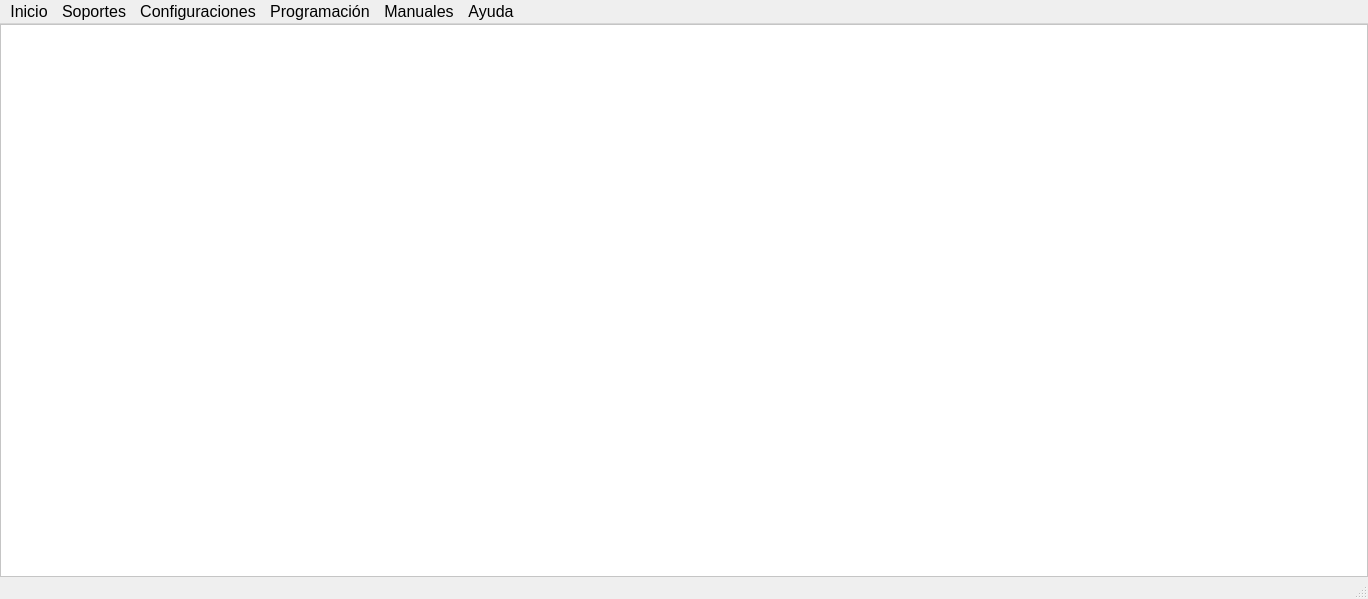
<?xml version="1.0" encoding="UTF-8"?>
<ui version="4.0">
 <class>MainWindow</class>
 <widget class="QMainWindow" name="MainWindow">
  <property name="geometry">
   <rect>
    <x>0</x>
    <y>0</y>
    <width>1368</width>
    <height>599</height>
   </rect>
  </property>
  <property name="windowTitle">
   <string>Asistente Soporte Inter WhatsApp Venezuela</string>
  </property>
  <property name="windowIcon">
   <iconset resource="../../images.qrc">
    <normaloff>:/images/images/icons/icon.png</normaloff>:/images/images/icons/icon.png</iconset>
  </property>
  <property name="iconSize">
   <size>
    <width>48</width>
    <height>48</height>
   </size>
  </property>
  <widget class="QWidget" name="centralwidget">
   <layout class="QHBoxLayout" name="horizontalLayout">
    <property name="spacing">
     <number>0</number>
    </property>
    <property name="sizeConstraint">
     <enum>QLayout::SetDefaultConstraint</enum>
    </property>
    <property name="leftMargin">
     <number>0</number>
    </property>
    <property name="topMargin">
     <number>0</number>
    </property>
    <property name="rightMargin">
     <number>0</number>
    </property>
    <property name="bottomMargin">
     <number>0</number>
    </property>
    <item>
     <widget class="QFrame" name="frame">
      <property name="styleSheet">
       <string notr="true">background-color: rgb(255, 255, 255);</string>
      </property>
      <property name="frameShape">
       <enum>QFrame::StyledPanel</enum>
      </property>
      <property name="frameShadow">
       <enum>QFrame::Raised</enum>
      </property>
     </widget>
    </item>
   </layout>
  </widget>
  <widget class="QMenuBar" name="menubar">
   <property name="geometry">
    <rect>
     <x>0</x>
     <y>0</y>
     <width>1368</width>
     <height>27</height>
    </rect>
   </property>
   <property name="font">
    <font>
     <pointsize>12</pointsize>
     <weight>50</weight>
     <bold>false</bold>
    </font>
   </property>
   <widget class="QMenu" name="menuInicio">
    <property name="font">
     <font>
      <pointsize>11</pointsize>
     </font>
    </property>
    <property name="title">
     <string>Inicio</string>
    </property>
    <property name="separatorsCollapsible">
     <bool>true</bool>
    </property>
    <property name="toolTipsVisible">
     <bool>true</bool>
    </property>
    <addaction name="actionPrincipal"/>
    <addaction name="exitAction"/>
   </widget>
   <widget class="QMenu" name="menuSoportes">
    <property name="font">
     <font>
      <pointsize>11</pointsize>
     </font>
    </property>
    <property name="mouseTracking">
     <bool>true</bool>
    </property>
    <property name="contextMenuPolicy">
     <enum>Qt::DefaultContextMenu</enum>
    </property>
    <property name="toolTip">
     <string>Soportes</string>
    </property>
    <property name="tearOffEnabled">
     <bool>false</bool>
    </property>
    <property name="title">
     <string>Soportes</string>
    </property>
    <property name="separatorsCollapsible">
     <bool>true</bool>
    </property>
    <property name="toolTipsVisible">
     <bool>true</bool>
    </property>
    <addaction name="actionInternet_HFC"/>
    <addaction name="action_hfc_tv"/>
    <addaction name="actionTelevisi_n_Satalital_DTH"/>
    <addaction name="actionFibra_Hogar"/>
    <addaction name="actionCorreos_electr_nicos"/>
   </widget>
   <widget class="QMenu" name="menuAyuda">
    <property name="font">
     <font>
      <pointsize>11</pointsize>
     </font>
    </property>
    <property name="title">
     <string>Configuraciones</string>
    </property>
    <addaction name="actionSettingsDolar"/>
    <addaction name="actionConfiguraci_n_Precios"/>
    <addaction name="action_Templates"/>
    <addaction name="actionProductos"/>
   </widget>
   <widget class="QMenu" name="menuAyuda_2">
    <property name="font">
     <font>
      <pointsize>11</pointsize>
     </font>
    </property>
    <property name="tearOffEnabled">
     <bool>true</bool>
    </property>
    <property name="title">
     <string>Ayuda</string>
    </property>
    <property name="separatorsCollapsible">
     <bool>true</bool>
    </property>
    <property name="toolTipsVisible">
     <bool>true</bool>
    </property>
    <addaction name="actionManual_de_usuario"/>
    <addaction name="actionAcerca_de"/>
   </widget>
   <widget class="QMenu" name="menuManuales">
    <property name="title">
     <string>Manuales</string>
    </property>
   </widget>
   <widget class="QMenu" name="menuGrillas">
    <property name="title">
     <string>Programación</string>
    </property>
    <addaction name="actionInter_Satelital"/>
    <addaction name="actionInter_DVB"/>
    <addaction name="actionGrilla_Nacional"/>
    <addaction name="actionGrilla_HISPASAT"/>
   </widget>
   <addaction name="menuInicio"/>
   <addaction name="menuSoportes"/>
   <addaction name="menuAyuda"/>
   <addaction name="menuGrillas"/>
   <addaction name="menuManuales"/>
   <addaction name="menuAyuda_2"/>
  </widget>
  <widget class="QStatusBar" name="statusbar"/>
  <action name="actionManual_de_usuario">
   <property name="icon">
    <iconset resource="../../images.qrc">
     <normaloff>:/images/images/icons/user-manual.png</normaloff>:/images/images/icons/user-manual.png</iconset>
   </property>
   <property name="text">
    <string>Manual de usuario</string>
   </property>
   <property name="shortcut">
    <string>F1</string>
   </property>
  </action>
  <action name="actionAcerca_de">
   <property name="icon">
    <iconset resource="../../images.qrc">
     <normaloff>:/images/images/icons/info.png</normaloff>:/images/images/icons/info.png</iconset>
   </property>
   <property name="text">
    <string>Acerca de</string>
   </property>
   <property name="shortcut">
    <string>F11</string>
   </property>
  </action>
  <action name="actionInternet_HFC">
   <property name="icon">
    <iconset resource="../../images.qrc">
     <normaloff>:/images/images/icons/ethernet.png</normaloff>:/images/images/icons/ethernet.png</iconset>
   </property>
   <property name="text">
    <string>Internet (HFC)</string>
   </property>
   <property name="font">
    <font>
     <pointsize>11</pointsize>
    </font>
   </property>
  </action>
  <action name="action_hfc_tv">
   <property name="icon">
    <iconset resource="../../images.qrc">
     <normaloff>:/images/images/icons/tv-antenna.png</normaloff>:/images/images/icons/tv-antenna.png</iconset>
   </property>
   <property name="text">
    <string>Televsión por cable (HFC)</string>
   </property>
   <property name="font">
    <font>
     <pointsize>11</pointsize>
    </font>
   </property>
  </action>
  <action name="actionTelevisi_n_Satalital_DTH">
   <property name="icon">
    <iconset resource="../../images.qrc">
     <normaloff>:/images/images/icons/satelital.png</normaloff>:/images/images/icons/satelital.png</iconset>
   </property>
   <property name="text">
    <string>Televisión Satelital DTH</string>
   </property>
   <property name="font">
    <font>
     <pointsize>11</pointsize>
    </font>
   </property>
  </action>
  <action name="actionFibra_Hogar">
   <property name="icon">
    <iconset resource="../../images.qrc">
     <normaloff>:/images/images/icons/wi-fi-router.png</normaloff>:/images/images/icons/wi-fi-router.png</iconset>
   </property>
   <property name="text">
    <string>Fibra Hogar</string>
   </property>
   <property name="font">
    <font>
     <pointsize>11</pointsize>
    </font>
   </property>
  </action>
  <action name="actionCorreos_electr_nicos">
   <property name="icon">
    <iconset resource="../../images.qrc">
     <normaloff>:/images/images/icons/circled-envelope.png</normaloff>:/images/images/icons/circled-envelope.png</iconset>
   </property>
   <property name="text">
    <string>Correos electrónicos</string>
   </property>
   <property name="font">
    <font>
     <pointsize>11</pointsize>
    </font>
   </property>
  </action>
  <action name="exitAction">
   <property name="icon">
    <iconset resource="../../images.qrc">
     <normaloff>:/images/images/icons/close-window.png</normaloff>:/images/images/icons/close-window.png</iconset>
   </property>
   <property name="text">
    <string>Salir</string>
   </property>
   <property name="shortcut">
    <string>Ctrl+Q</string>
   </property>
  </action>
  <action name="actionSettingsDolar">
   <property name="icon">
    <iconset resource="../../images.qrc">
     <normaloff>:/images/images/icons/dollar.png</normaloff>:/images/images/icons/dollar.png</iconset>
   </property>
   <property name="text">
    <string>Precio dolar BCV</string>
   </property>
  </action>
  <action name="actionConfiguraci_n_Precios">
   <property name="icon">
    <iconset resource="../../images.qrc">
     <normaloff>:/images/images/icons/money.png</normaloff>:/images/images/icons/money.png</iconset>
   </property>
   <property name="text">
    <string>Precios</string>
   </property>
  </action>
  <action name="action_Templates">
   <property name="icon">
    <iconset resource="../../images.qrc">
     <normaloff>:/images/images/icons/content.png</normaloff>:/images/images/icons/content.png</iconset>
   </property>
   <property name="text">
    <string>Plantillas</string>
   </property>
  </action>
  <action name="actionProductos">
   <property name="icon">
    <iconset resource="../../images.qrc">
     <normaloff>:/images/images/icons/package.png</normaloff>:/images/images/icons/package.png</iconset>
   </property>
   <property name="text">
    <string>Productos</string>
   </property>
  </action>
  <action name="actionPrincipal">
   <property name="icon">
    <iconset resource="../../images.qrc">
     <normaloff>:/images/images/icons/dashboard.png</normaloff>:/images/images/icons/dashboard.png</iconset>
   </property>
   <property name="text">
    <string>Principal</string>
   </property>
  </action>
  <action name="actionInter_Satelital">
   <property name="text">
    <string>Grilla Inter Satelital</string>
   </property>
  </action>
  <action name="actionInter_DVB">
   <property name="text">
    <string>GrillaInter DVB</string>
   </property>
  </action>
  <action name="actionGrilla_Nacional">
   <property name="text">
    <string>Grilla Nacional </string>
   </property>
  </action>
  <action name="actionGrilla_HISPASAT">
   <property name="text">
    <string>Grilla HISPASAT</string>
   </property>
  </action>
 </widget>
 <resources>
  <include location="../../images.qrc"/>
 </resources>
 <connections/>
</ui>
